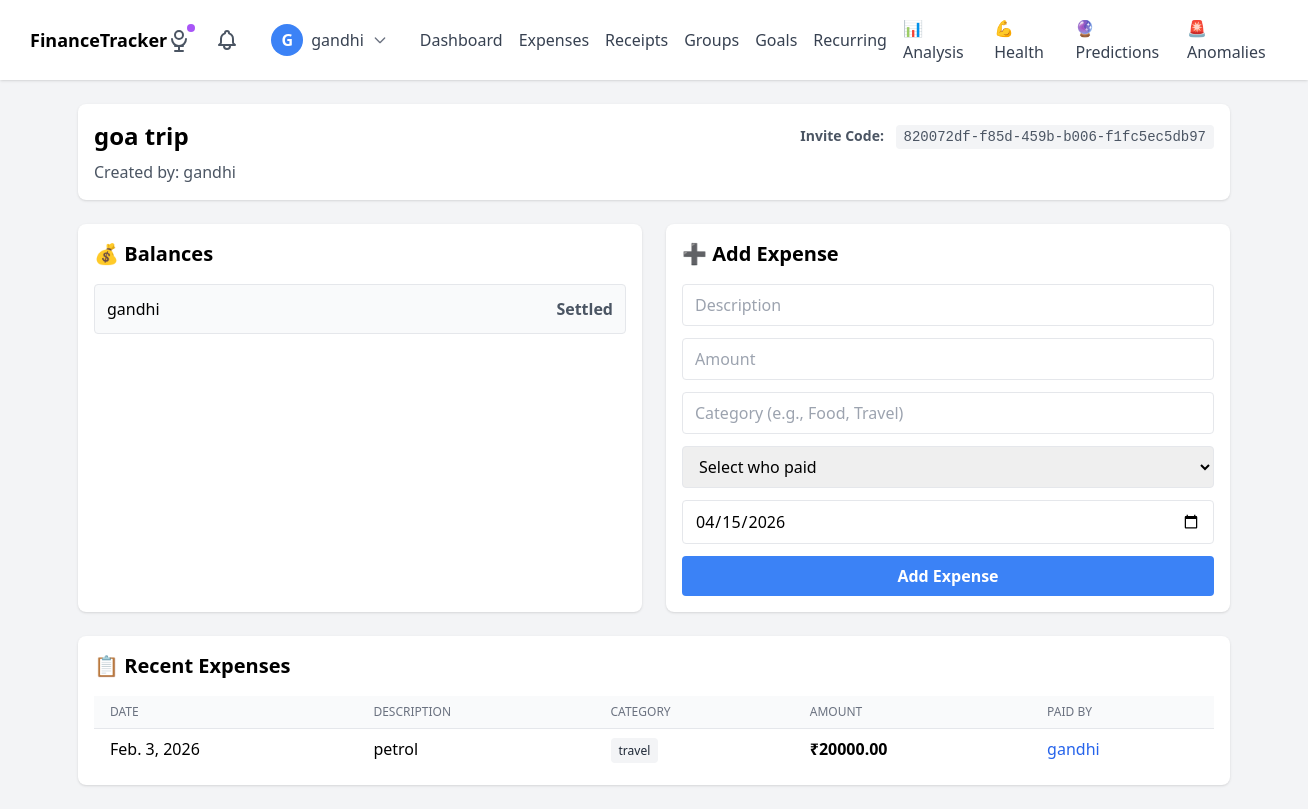
The app's page /groups/1/ (signed in) with its own data.
### groups/models.py (models this page shows, shortened)
class Group(models.Model):
    name = models.CharField(max_length=100)
    created_by = models.ForeignKey(User, on_delete=models.CASCADE, related_name='created_groups')
    created_at = models.DateTimeField(auto_now_add=True)
    invite_code = models.UUIDField(default=uuid.uuid4, unique=True)

class GroupExpense(models.Model):
    group = models.ForeignKey(Group, on_delete=models.CASCADE, related_name='expenses')
    description = models.CharField(max_length=255)
    amount = models.DecimalField(max_digits=10, decimal_places=2)
    category = models.CharField(max_length=50)
    paid_by = models.ForeignKey(User, on_delete=models.CASCADE)
    date = models.DateField()
    created_at = models.DateTimeField(auto_now_add=True)

### groups/views.py (the view)
# urls.py: path('<int:group_id>/', views.group_dashboard, name='group_dashboard'),
@login_required
def group_dashboard(request, group_id):
    group = get_object_or_404(Group, id=group_id)
    if not GroupMember.objects.filter(group=group, user=request.user).exists():
        messages.error(request, 'You are not a member of this group')
        return redirect('groups:group_list')
    expenses = group.expenses.all().order_by('-date')
    members = group.members.all()
    balances = {}
    balance_display = {}
    for member in members:
        balances[member.user] = Decimal('0.00')
    for expense in expenses:
        paid_by = expense.paid_by
        total = expense.amount
        shares = expense.shares.all()
        for share in shares:
            balances[share.user] -= share.share_amount
        balances[paid_by] += total
    for user, bal in balances.items():
        if bal < 0:
            balance_display[user] = {
                'amount': abs(bal),
                'is_positive': False,
                'display': f'Owes ₹{abs(bal)}'
            }
        elif bal > 0:
            balance_display[user] = {
                'amount': bal,
                'is_positive': True,
                'display': f'Gets ₹{bal}'
            }
        else:
            balance_display[user] = {
                'amount': bal,
                'is_positive': None,
                'display': 'Settled'
            }
    return render(request, 'groups/group_dashboard.html', {
        'group': group,
        'expenses': expenses,
        'balances': balances,
        'balance_display': balance_display,  # NEW
        'members': members
    })

### reminders/context_processors.py (called while the page is built)
def pending_reminders_count(request):
    if request.user.is_authenticated:
        return {
            'pending_reminders_count': Reminder.objects.filter(
                user=request.user,
                status='pending',
                in_app_notified=False
            ).count()
        }
    return {'pending_reminders_count': 0}

### templates/groups/group_dashboard.html (shortened to what this page needs)
{% extends 'expenses/base.html' %}
{% block content %}
<div class="max-w-6xl mx-auto">
    <div class="bg-white rounded-lg shadow p-4 mb-6">
        <div class="flex justify-between items-center">
            <h2 class="text-2xl font-semibold">{{ group.name }}</h2>
            <div class="text-sm text-gray-600">
                <strong>Invite Code:</strong>
                <code class="bg-gray-100 px-2 py-1 rounded ml-2">{{ group.invite_code }}</code>
            </div>
        </div>
        <p class="text-gray-600 mt-2">Created by: {{ group.created_by.username }}</p>
    </div>
    <div class="grid grid-cols-1 lg:grid-cols-2 gap-6">
        <div class="bg-white rounded-lg shadow p-4">
            <h3 class="text-xl font-semibold mb-4">💰 Balances</h3>
            {% if balance_display %}
            <div class="space-y-3">
                {% for user, data in balance_display.items %}
                <div class="flex justify-between items-center p-3 border rounded
                    {% if data.is_positive == True %}bg-green-50
                    {% elif data.is_positive == False %}bg-red-50
                    {% else %}bg-gray-50{% endif %}">
                    <span class="font-medium">{{ user.username }}</span>
                    <span class="font-semibold
                        {% if data.is_positive == True %}text-green-600
                        {% elif data.is_positive == False %}text-red-600
                        {% else %}text-gray-600{% endif %}">
                        {{ data.display }}
                    </span>
                </div>
                {% endfor %}
            </div>
            {% else %}
            <p class="text-gray-500 text-center py-4">No expenses yet. Add one!</p>
            {% endif %}
        </div>
        <div class="bg-white rounded-lg shadow p-4">
            <h3 class="text-xl font-semibold mb-4">➕ Add Expense</h3>
            <form method="post" action="{% url 'groups:add_group_expense' group.id %}">
                <div class="space-y-3">
                    <input type="text" name="description" placeholder="Description"
                           class="w-full border rounded px-3 py-2" required>
                    <input type="number" name="amount" step="0.01" placeholder="Amount"
                           class="w-full border rounded px-3 py-2" required>
                    <input type="text" name="category" placeholder="Category (e.g., Food, Travel)"
                           class="w-full border rounded px-3 py-2">
                    <select name="paid_by" class="w-full border rounded px-3 py-2" required>
                        <option value="">Select who paid</option>
                    </select>
                    <input type="date" name="date" class="w-full border rounded px-3 py-2" required
                           value="{% now 'Y-m-d' %}">
                    <button type="submit"
                            class="w-full bg-blue-500 hover:bg-blue-600 text-white font-bold py-2 px-4 rounded">
                        Add Expense
                    </button>
                </div>
            </form>
        </div>
    </div>
    <div class="bg-white rounded-lg shadow p-4 mt-6">
        <h3 class="text-xl font-semibold mb-4">📋 Recent Expenses</h3>
        {% if expenses %}
        <div class="overflow-x-auto">
            <table class="min-w-full divide-y divide-gray-200">
                <thead class="bg-gray-50">
                    <tr>
                        <th class="px-4 py-2 text-left text-xs font-medium text-gray-500 uppercase">Date</th>
                        <th class="px-4 py-2 text-left text-xs font-medium text-gray-500 uppercase">Description</th>
                        <th class="px-4 py-2 text-left text-xs font-medium text-gray-500 uppercase">Category</th>
                        <th class="px-4 py-2 text-left text-xs font-medium text-gray-500 uppercase">Amount</th>
                        <th class="px-4 py-2 text-left text-xs font-medium text-gray-500 uppercase">Paid By</th>
                    </tr>
                </thead>
                <tbody class="bg-white divide-y divide-gray-200">
                    {% for expense in expenses %}
                    <tr class="hover:bg-gray-50">
                        <td class="px-4 py-2">{{ expense.date }}</td>
                        <td class="px-4 py-2">{{ expense.description }}</td>
                        <td class="px-4 py-2">
                            <span class="bg-gray-100 text-gray-800 text-xs px-2 py-1 rounded">{{ expense.category }}</span>
                        </td>
                        <td class="px-4 py-2 font-semibold">₹{{ expense.amount }}</td>
                        <td class="px-4 py-2">
                            <span class="text-blue-600">{{ expense.paid_by.username }}</span>
                        </td>
                    </tr>
                    {% endfor %}
                </tbody>
            </table>
        </div>
        {% else %}
        <p class="text-gray-600 text-center py-4">No expenses added yet. Add the first expense!</p>
        {% endif %}
    </div>
</div>
{% endblock %}

### templates/expenses/base.html (shortened to what this page needs)
{% load static %}
<!doctype html>
<html lang="en">
<head>
  <script src="https://cdn.tailwindcss.com"></script>
</head>
<body class="bg-gray-100 min-h-screen">
 <nav class="bg-white shadow">
  <div class="container mx-auto px-4 py-4 flex justify-between items-center">
    <a href="{% url 'home' %}" class="font-bold text-lg">
      FinanceTracker
    </a>
    {% if user.is_authenticated %}
    <div class="flex items-center space-x-6">
      <a href="{% url 'expenses:voice_test' %}" class="relative group">
        <span class="absolute -top-1 -right-1 w-2 h-2 bg-purple-500 rounded-full animate-pulse"></span>
      </a>
      <a href="{% url 'reminders:notifications' %}" class="relative">
      </a>
      <div class="relative">
        <button onclick="toggleUserMenu()" class="flex items-center space-x-2 focus:outline-none hover:bg-gray-50 px-2 py-1 rounded-lg transition">
          <div class="w-8 h-8 bg-blue-500 rounded-full flex items-center justify-center text-white font-semibold">
            {{ user.username|first|upper }}
          </div>
          <span class="text-gray-700 font-medium">{{ user.username }}</span>
          <svg class="w-4 h-4 text-gray-500" fill="none" stroke="currentColor" viewBox="0 0 24 24">
            <path stroke-linecap="round" stroke-linejoin="round" stroke-width="2" d="M19 9l-7 7-7-7"></path>
          </svg>
        </button>
      </div>
      <div class="hidden lg:flex items-center space-x-4 text-gray-700">
        <a href="{% url 'expenses:dashboard' %}" class="hover:text-blue-600">Dashboard</a>
        <a href="{% url 'expenses:expense_list' %}" class="hover:text-blue-600">Expenses</a>
        <a href="{% url 'expenses:receipt_list' %}" class="hover:text-blue-600">Receipts</a>
        <a href="{% url 'groups:group_list' %}" class="hover:text-blue-600">Groups</a>
        <a href="{% url 'goals:goals_dashboard' %}" class="hover:text-blue-600">Goals</a>
        <a href="{% url 'recurring:dashboard' %}" class="hover:text-blue-600">Recurring</a>
        <a href="{% url 'expenses:analysis_dashboard' %}" class="hover:text-blue-600 {% if request.path == '/analysis/' %}text-blue-600 font-semibold{% endif %}">
          📊 Analysis
        </a>
        <a href="{% url 'expenses:financial_health' %}" class="hover:text-blue-600">💪 Health</a>
        <a href="{% url 'expenses:prediction_dashboard' %}" class="hover:text-blue-600">🔮 Predictions</a>
        <a href="{% url 'expenses:anomaly_dashboard' %}" class="hover:text-blue-600">🚨 Anomalies</a>
      </div>
    </div>
    {% endif %}
  </div>
</nav>
<main class="container mx-auto px-4 py-6">
  {% block content %}{% endblock %}
</main>
</body>
</html>

### templates/expenses/base.html (style rules this page uses)
.transition { transition: all 0.2s ease; }

### records on screen
Group: name "goa trip", invite_code "820072df-f85d-459b-b006-f1fc5ec5db97", created_by.username "gandhi"
GroupExpense: date "Feb. 3, 2026", description "petrol", category "travel", amount "20000.00", paid_by.username "gandhi"

### other values on screen
{{ user.username|first|upper }} "G"
{{ user.username }} "gandhi"
{{ data.display }} "Settled"
